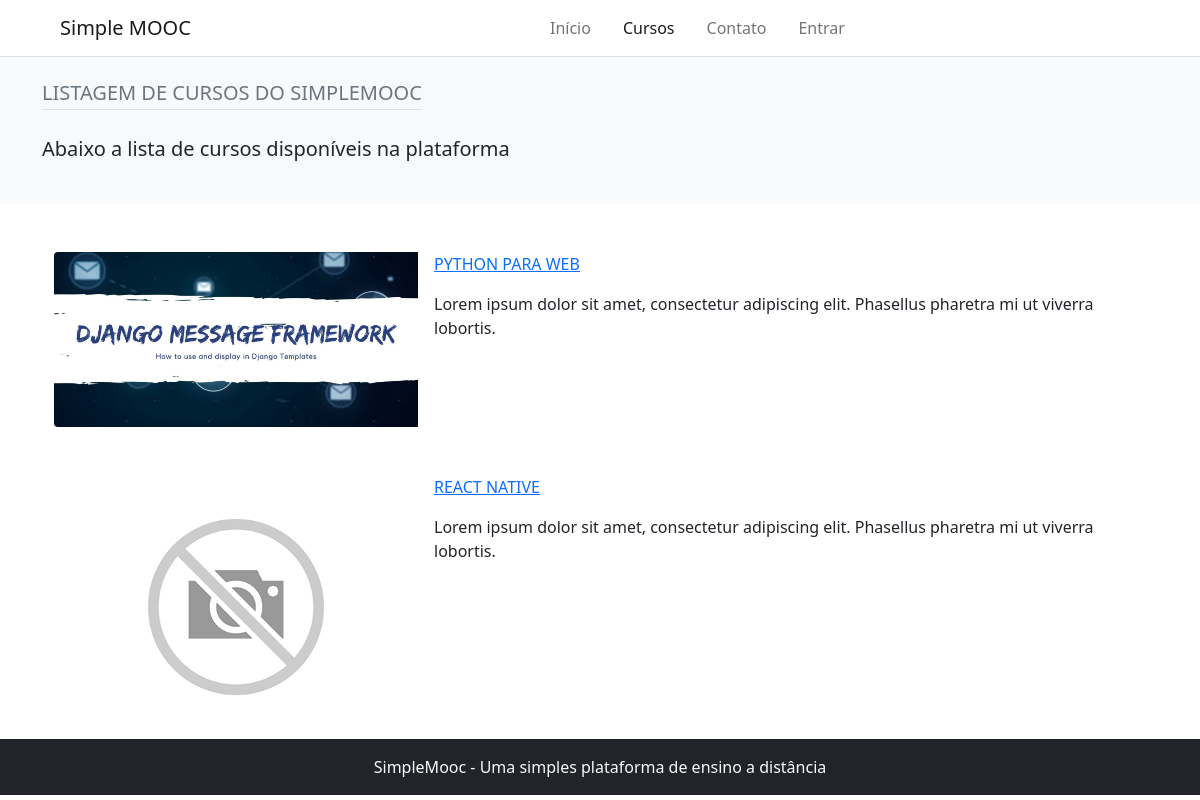
Page /courses/ on the earlier database version.
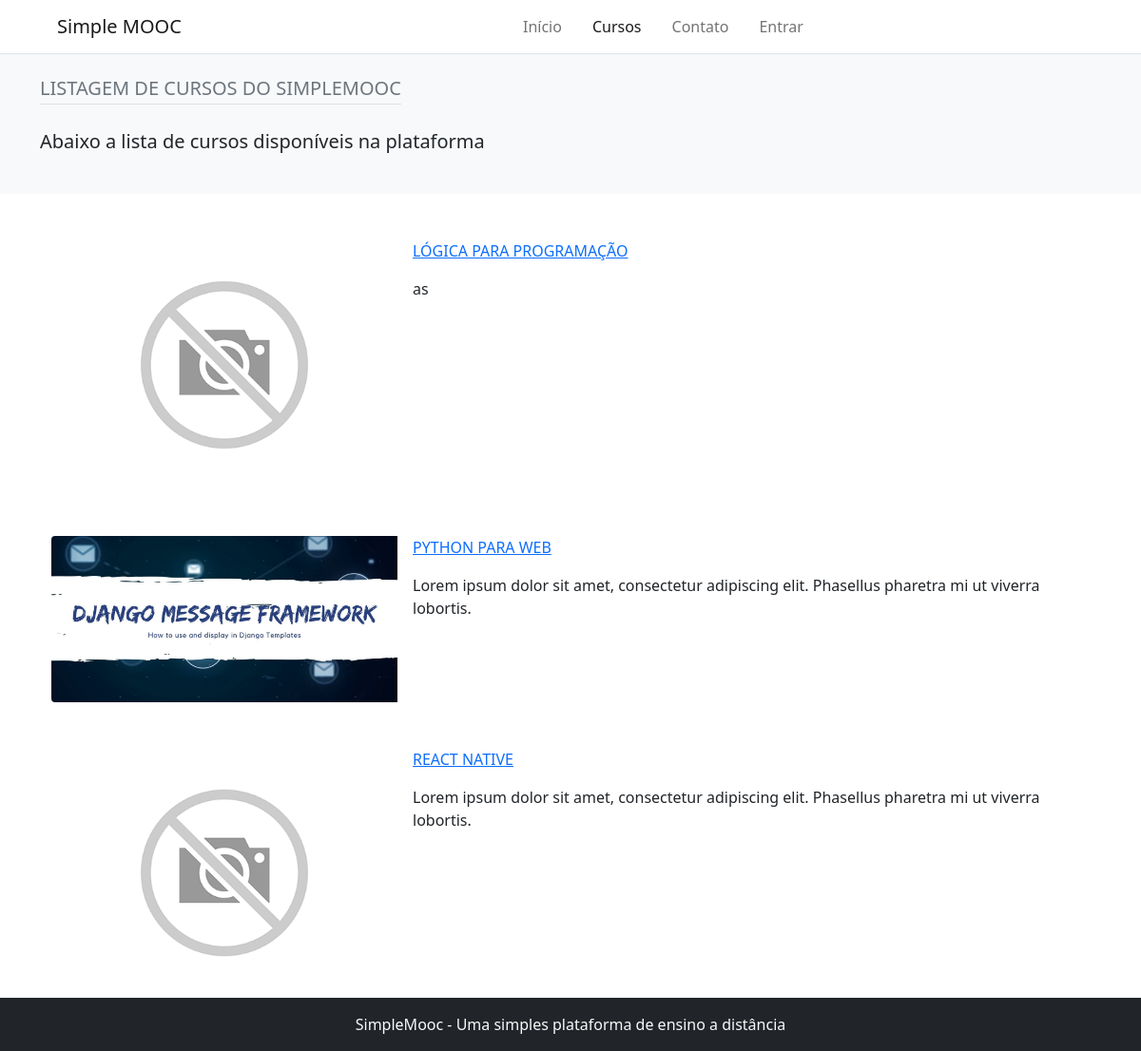
Same page on the later database version.
### Courses/models.py (models this page shows, shortened)
class Course(models.Model):
    name_course = models.CharField(max_length=50, verbose_name='Nome do curso')
    slug_course = models.SlugField(verbose_name='Atalho')
    description_course = models.CharField(max_length=255, verbose_name='Descrição do curso')
    about_course = models.TextField(verbose_name='Sobre o curso')
    image_course = models.ImageField(upload_to='course_img/%Y/%m/%d', verbose_name='Imagem', null=True, blank=True)
    created_at = models.DateTimeField(auto_now_add= True, verbose_name='Data de criação')
    update_at = models.DateTimeField(auto_now=True, verbose_name='Data de atualização')
    objects = CourseManager()
    def get_absolute_url(self):
        return reverse('detail-course', args=[self.slug_course])
    class Meta:
        verbose_name = 'curso'
        verbose_name_plural = 'cursos'

### core/views.py (the view)
# urls.py: path('courses/', views.courses, name='courses'),
def courses(request):
    courses = Course.objects.order_by('-id')
    return render(request, 'core/list_courses.html', {'courses': courses})

### core/templates/core/list_courses.html (shortened to what this page needs)
{% extends 'base.html' %}
{% load static %}
{% block 'content' %}
    {% include 'partials/_header.html' %}
    <div class="bg-light">
        <div class="container pt-4 pb-4">
            <h2 class="d-inline-block text-uppercase text-muted fs-5 mb-4 pb-1 border-bottom">Listagem de cursos do simplemooc</h2>
            <p class="fs-5">Abaixo a lista de cursos disponíveis na plataforma</p>
        </div>
    </div>
    <div class="container courses">
        {% for course in courses %}
            <div class="container card mt-5 border-0" style="max-width: 1140px;">
                <div class="row g-0">
                    <div class="col-md-4">
                        {% if course.image_course %}
                            <img src="{{ course.image_course.url }}" class="img-fluid rounded-start" alt="{{ course.name_course }}">
                        {% else %}
                            <img src="{% static 'img/unnamed.png' %}" class="img-fluid rounded-start" alt="{{ course.name_course }}">
                        {% endif %}
                    </div>
                    <div class="col-md-8">
                        <div class="card-body py-0">
                            <a href="{{ course.get_absolute_url }}" class="d-block text-uppercase mb-3 stretched-link">
                                {{ course.name_course }}
                            </a>
                            <p class="fw-bold">{{ course.description_course|linebreaks }}</p>
                        </div>
                    </div>
                </div>
            </div>
        {% empty %}
            <h1 class="fs-2 mt-5">Nenhum curso está disponivel na plataforma</h1>
        {% endfor %}
    </div>
    {% include 'partials/_footer.html' %}
{% endblock %}

### templates/base.html (shortened to what this page needs)
{% load static %}
<!DOCTYPE html>
<html lang="pt-br">
<head>
    <link href="https://cdn.jsdelivr.net/npm/bootstrap@5.0.2/dist/css/bootstrap.min.css" rel="stylesheet">
</head>
<body>
    <div id="content">
        {% block 'content' %} {% endblock %}
    </div>
</body>
</html>

### templates/partials/_header.html (shortened to what this page needs)
<nav class="navbar navbar-expand-lg navbar-light bg-light border-bottom" style="background-color: white !important;">
    <div class="container-fluid">
        <a class="navbar-brand ms-5" href="#">Simple MOOC</a>
        <div class="collapse navbar-collapse" id="navbarSupportedContent">
            <ul class="navbar-nav me-auto mb-2 mb-lg-0 mx-auto" style="gap: 1rem;">
                <li class="nav-item">
                    {% if home %}
                        <a class="nav-link active" aria-current="page" href="{% url 'home' %}">Início</a>
                    {% else %}
                        <a class="nav-link" aria-current="page" href="{% url 'home' %}">Início</a>
                    {% endif %}
                </li>
                <li class="nav-item">
                    {% if courses %}
                        <a class="nav-link active" aria-current="page" href="{% url 'courses' %}">Cursos</a>
                    {% else %}
                        <a class="nav-link" aria-current="page" href="{% url 'courses' %}">Cursos</a>
                    {% endif %}
                </li>
                <li class="nav-item">
                    {% if contact %}
                        <a class="nav-link active" aria-current="page" href="{% url 'contact' %}">Contato</a>
                    {% else %}
                        <a class="nav-link" aria-current="page" href="{% url 'contact' %}">Contato</a>
                    {% endif %}
                </li>
                {% if user.is_authenticated %}
                    <li class="nav-item">
                        <a class="nav-link" aria-current="page" href="{% url 'logout' %}">Sair</a>
                    </li>
                    <li class="nav-item">
                        <a class="nav-link" aria-current="page" href="{% url 'dashboard' %}">Dashboard</a>
                    </li>
                {% else %}
                    <li class="nav-item">
                        <a class="nav-link" aria-current="page" href="{% url 'login' %}">Entrar</a>
                    </li>
                {% endif %}
            </ul>
        </div>
    </div>
</nav>

### templates/partials/_footer.html
<footer class="text-center bg-dark py-3">
    <small class="text-light fs-6">SimpleMooc - Uma simples plataforma de ensino a distância</small>
</footer>

Differences in the rows shown:
added Course: name_course "LÓGICA PARA PROGRAMAÇÃO", description_course "as"
